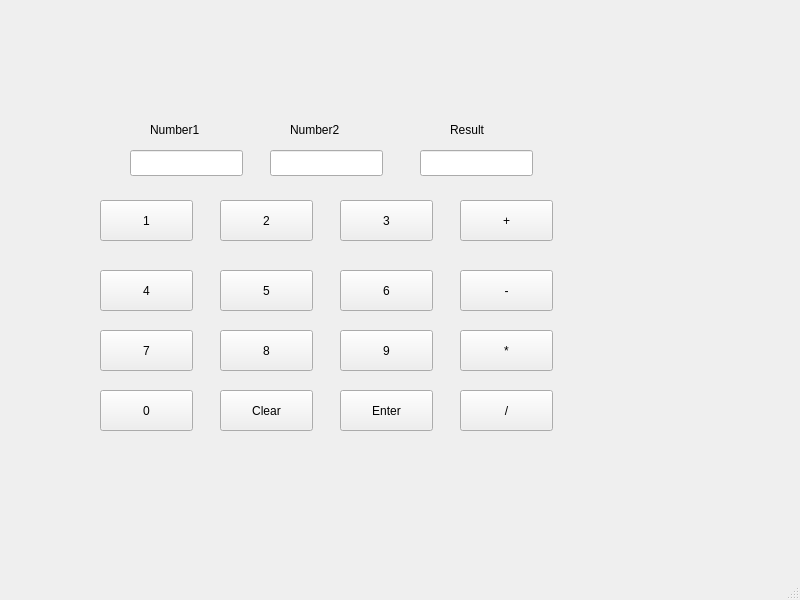
<?xml version="1.0" encoding="UTF-8"?>
<ui version="4.0">
 <class>MainWindow</class>
 <widget class="QMainWindow" name="MainWindow">
  <property name="geometry">
   <rect>
    <x>0</x>
    <y>0</y>
    <width>800</width>
    <height>600</height>
   </rect>
  </property>
  <property name="windowTitle">
   <string>MainWindow</string>
  </property>
  <widget class="QWidget" name="centralwidget">
   <widget class="QLineEdit" name="num1">
    <property name="geometry">
     <rect>
      <x>130</x>
      <y>150</y>
      <width>113</width>
      <height>26</height>
     </rect>
    </property>
   </widget>
   <widget class="QLineEdit" name="num2">
    <property name="geometry">
     <rect>
      <x>270</x>
      <y>150</y>
      <width>113</width>
      <height>26</height>
     </rect>
    </property>
   </widget>
   <widget class="QLineEdit" name="result">
    <property name="geometry">
     <rect>
      <x>420</x>
      <y>150</y>
      <width>113</width>
      <height>26</height>
     </rect>
    </property>
   </widget>
   <widget class="QLabel" name="label">
    <property name="geometry">
     <rect>
      <x>150</x>
      <y>120</y>
      <width>63</width>
      <height>20</height>
     </rect>
    </property>
    <property name="text">
     <string>Number1</string>
    </property>
   </widget>
   <widget class="QLabel" name="label_2">
    <property name="geometry">
     <rect>
      <x>290</x>
      <y>120</y>
      <width>63</width>
      <height>20</height>
     </rect>
    </property>
    <property name="text">
     <string>Number2</string>
    </property>
   </widget>
   <widget class="QLabel" name="label_3">
    <property name="geometry">
     <rect>
      <x>450</x>
      <y>120</y>
      <width>63</width>
      <height>20</height>
     </rect>
    </property>
    <property name="text">
     <string>Result</string>
    </property>
   </widget>
   <widget class="QPushButton" name="N1">
    <property name="geometry">
     <rect>
      <x>100</x>
      <y>200</y>
      <width>93</width>
      <height>41</height>
     </rect>
    </property>
    <property name="text">
     <string>1</string>
    </property>
   </widget>
   <widget class="QPushButton" name="N2">
    <property name="geometry">
     <rect>
      <x>220</x>
      <y>200</y>
      <width>93</width>
      <height>41</height>
     </rect>
    </property>
    <property name="text">
     <string>2</string>
    </property>
   </widget>
   <widget class="QPushButton" name="N3">
    <property name="geometry">
     <rect>
      <x>340</x>
      <y>200</y>
      <width>93</width>
      <height>41</height>
     </rect>
    </property>
    <property name="text">
     <string>3</string>
    </property>
   </widget>
   <widget class="QPushButton" name="add0">
    <property name="geometry">
     <rect>
      <x>460</x>
      <y>200</y>
      <width>93</width>
      <height>41</height>
     </rect>
    </property>
    <property name="text">
     <string>+</string>
    </property>
   </widget>
   <widget class="QPushButton" name="N4">
    <property name="geometry">
     <rect>
      <x>100</x>
      <y>270</y>
      <width>93</width>
      <height>41</height>
     </rect>
    </property>
    <property name="text">
     <string>4</string>
    </property>
   </widget>
   <widget class="QPushButton" name="N5">
    <property name="geometry">
     <rect>
      <x>220</x>
      <y>270</y>
      <width>93</width>
      <height>41</height>
     </rect>
    </property>
    <property name="text">
     <string>5</string>
    </property>
   </widget>
   <widget class="QPushButton" name="N6">
    <property name="geometry">
     <rect>
      <x>340</x>
      <y>270</y>
      <width>93</width>
      <height>41</height>
     </rect>
    </property>
    <property name="text">
     <string>6</string>
    </property>
   </widget>
   <widget class="QPushButton" name="sub1">
    <property name="geometry">
     <rect>
      <x>460</x>
      <y>270</y>
      <width>93</width>
      <height>41</height>
     </rect>
    </property>
    <property name="text">
     <string>-</string>
    </property>
   </widget>
   <widget class="QPushButton" name="N7">
    <property name="geometry">
     <rect>
      <x>100</x>
      <y>330</y>
      <width>93</width>
      <height>41</height>
     </rect>
    </property>
    <property name="text">
     <string>7</string>
    </property>
   </widget>
   <widget class="QPushButton" name="N8">
    <property name="geometry">
     <rect>
      <x>220</x>
      <y>330</y>
      <width>93</width>
      <height>41</height>
     </rect>
    </property>
    <property name="text">
     <string>8</string>
    </property>
   </widget>
   <widget class="QPushButton" name="N9">
    <property name="geometry">
     <rect>
      <x>340</x>
      <y>330</y>
      <width>93</width>
      <height>41</height>
     </rect>
    </property>
    <property name="text">
     <string>9</string>
    </property>
   </widget>
   <widget class="QPushButton" name="mul2">
    <property name="geometry">
     <rect>
      <x>460</x>
      <y>330</y>
      <width>93</width>
      <height>41</height>
     </rect>
    </property>
    <property name="text">
     <string>*</string>
    </property>
   </widget>
   <widget class="QPushButton" name="clear">
    <property name="geometry">
     <rect>
      <x>220</x>
      <y>390</y>
      <width>93</width>
      <height>41</height>
     </rect>
    </property>
    <property name="text">
     <string>Clear</string>
    </property>
   </widget>
   <widget class="QPushButton" name="enter">
    <property name="geometry">
     <rect>
      <x>340</x>
      <y>390</y>
      <width>93</width>
      <height>41</height>
     </rect>
    </property>
    <property name="text">
     <string>Enter</string>
    </property>
   </widget>
   <widget class="QPushButton" name="div3">
    <property name="geometry">
     <rect>
      <x>460</x>
      <y>390</y>
      <width>93</width>
      <height>41</height>
     </rect>
    </property>
    <property name="text">
     <string>/</string>
    </property>
   </widget>
   <widget class="QPushButton" name="N0">
    <property name="geometry">
     <rect>
      <x>100</x>
      <y>390</y>
      <width>93</width>
      <height>41</height>
     </rect>
    </property>
    <property name="text">
     <string>0</string>
    </property>
   </widget>
  </widget>
  <widget class="QMenuBar" name="menubar">
   <property name="geometry">
    <rect>
     <x>0</x>
     <y>0</y>
     <width>800</width>
     <height>26</height>
    </rect>
   </property>
  </widget>
  <widget class="QStatusBar" name="statusbar"/>
 </widget>
 <resources/>
 <connections/>
</ui>
